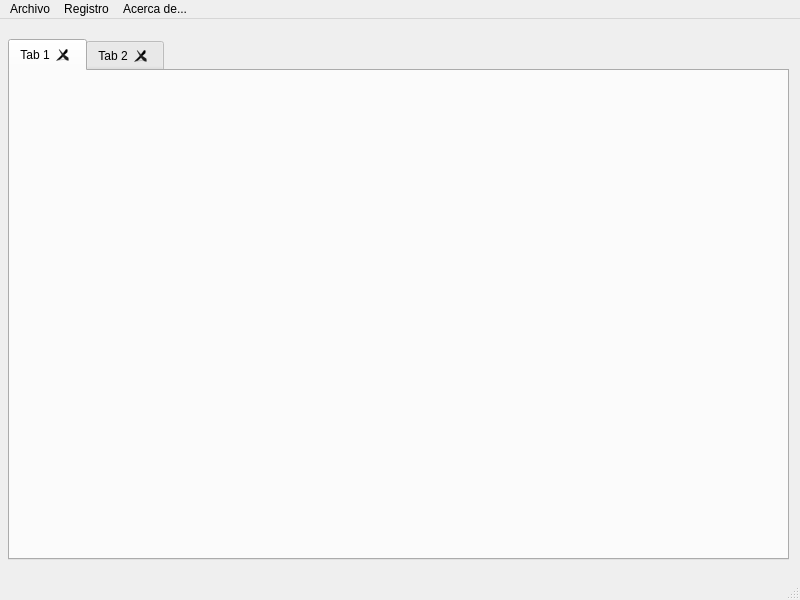
<?xml version="1.0" encoding="UTF-8"?>
<ui version="4.0">
 <class>App_Main</class>
 <widget class="QMainWindow" name="App_Main">
  <property name="geometry">
   <rect>
    <x>0</x>
    <y>0</y>
    <width>800</width>
    <height>600</height>
   </rect>
  </property>
  <property name="windowTitle">
   <string>Registros</string>
  </property>
  <widget class="QWidget" name="centralwidget">
   <widget class="QTabWidget" name="tabWidget">
    <property name="geometry">
     <rect>
      <x>8</x>
      <y>20</y>
      <width>781</width>
      <height>521</height>
     </rect>
    </property>
    <property name="currentIndex">
     <number>0</number>
    </property>
    <property name="tabsClosable">
     <bool>true</bool>
    </property>
    <widget class="QWidget" name="tab">
     <attribute name="title">
      <string>Tab 1</string>
     </attribute>
    </widget>
    <widget class="QWidget" name="tab_2">
     <attribute name="title">
      <string>Tab 2</string>
     </attribute>
    </widget>
   </widget>
  </widget>
  <widget class="QMenuBar" name="menubar">
   <property name="geometry">
    <rect>
     <x>0</x>
     <y>0</y>
     <width>800</width>
     <height>27</height>
    </rect>
   </property>
   <widget class="QMenu" name="menuArchivo">
    <property name="title">
     <string>Archivo</string>
    </property>
    <addaction name="actionNuevo_archivo"/>
    <addaction name="actionAbrir"/>
    <addaction name="actionGuardar"/>
    <addaction name="actionGuardar_como"/>
    <addaction name="actionBuscar"/>
    <addaction name="actionExportar"/>
    <addaction name="separator"/>
    <addaction name="actionSalir"/>
   </widget>
   <widget class="QMenu" name="menuRegistrp">
    <property name="title">
     <string>Registro</string>
    </property>
    <addaction name="actionNuevo_registro"/>
   </widget>
   <widget class="QMenu" name="menuAcerca_de">
    <property name="title">
     <string>Acerca de...</string>
    </property>
    <addaction name="actionAcerca"/>
   </widget>
   <addaction name="menuArchivo"/>
   <addaction name="menuRegistrp"/>
   <addaction name="menuAcerca_de"/>
  </widget>
  <widget class="QStatusBar" name="statusbar"/>
  <action name="actionNuevo_archivo">
   <property name="text">
    <string>Nuevo archivo</string>
   </property>
  </action>
  <action name="actionAbrir">
   <property name="text">
    <string>Abrir</string>
   </property>
  </action>
  <action name="actionGuardar">
   <property name="text">
    <string>Guardar</string>
   </property>
  </action>
  <action name="actionGuardar_como">
   <property name="text">
    <string>Guardar como...</string>
   </property>
  </action>
  <action name="actionBuscar">
   <property name="text">
    <string>Buscar</string>
   </property>
  </action>
  <action name="actionExportar">
   <property name="text">
    <string>Exportar</string>
   </property>
  </action>
  <action name="actionSalir">
   <property name="text">
    <string>Salir</string>
   </property>
  </action>
  <action name="actionNuevo_registro">
   <property name="text">
    <string>Nuevo registro</string>
   </property>
  </action>
  <action name="actionAcerca">
   <property name="text">
    <string>Acerca</string>
   </property>
  </action>
 </widget>
 <resources/>
 <connections>
  <connection>
   <sender>actionSalir</sender>
   <signal>triggered()</signal>
   <receiver>App_Main</receiver>
   <slot>close()</slot>
   <hints>
    <hint type="sourcelabel">
     <x>-1</x>
     <y>-1</y>
    </hint>
    <hint type="destinationlabel">
     <x>399</x>
     <y>299</y>
    </hint>
   </hints>
  </connection>
 </connections>
</ui>
